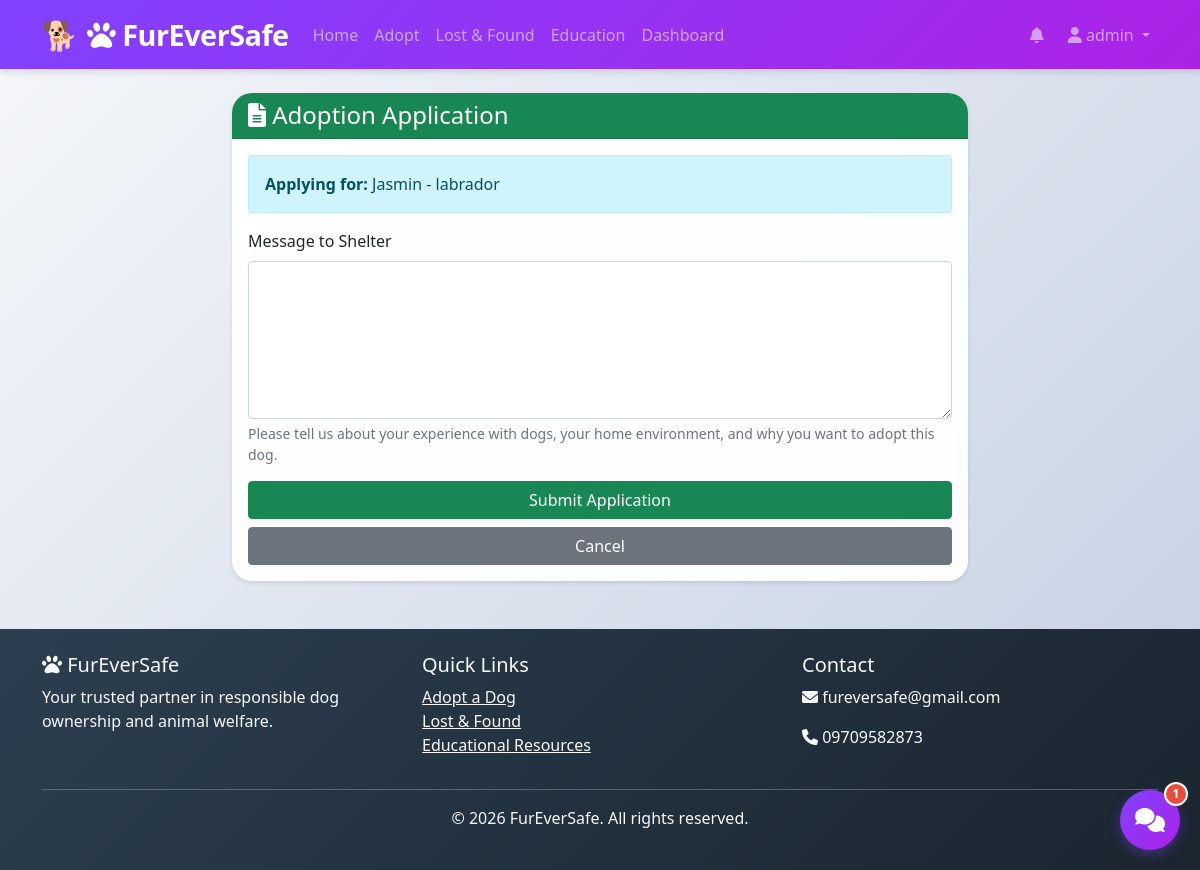
The app's page /adoption/1/apply (signed in) with its own data.
### models.py (models this page shows, shortened)
class User(UserMixin, db.Model):
    id = db.Column(db.Integer, primary_key=True)
    username = db.Column(db.String(80), unique=True, nullable=False)
    email = db.Column(db.String(120), unique=True, nullable=False)
    password_hash = db.Column(db.String(200), nullable=False)
    user_type = db.Column(db.String(50), default='owner')  # owner, shelter, vet
    is_approved = db.Column(db.Boolean, default=False)  # New field for approval
    approved_by = db.Column(db.Integer, db.ForeignKey('user.id'), nullable=True)  # Who approved
    approved_at = db.Column(db.DateTime, nullable=True)
    created_at = db.Column(db.DateTime, default=datetime.utcnow)
    dogs = db.relationship('Dog', backref='owner', lazy=True)
    adoption_applications = db.relationship('AdoptionApplication', backref='applicant', lazy=True)
    lost_found_reports = db.relationship('LostFound', backref='reporter', lazy=True)
    approved_by_user = db.relationship('User', remote_side=[id], backref='approved_users')

class AdoptionListing(db.Model):
    id = db.Column(db.Integer, primary_key=True)
    shelter_id = db.Column(db.Integer, db.ForeignKey('user.id'), nullable=False)
    dog_name = db.Column(db.String(100), nullable=False)
    breed = db.Column(db.String(100))
    age = db.Column(db.Integer)
    gender = db.Column(db.String(20))
    size = db.Column(db.String(50))
    description = db.Column(db.Text)
    photo = db.Column(db.String(200))
    status = db.Column(db.String(50), default='available')  # available, pending, adopted
    created_at = db.Column(db.DateTime, default=datetime.utcnow)
    applications = db.relationship('AdoptionApplication', backref='listing', lazy=True, cascade='all, delete-orphan')

### app.py (the view, shortened to what this page needs)
@app.route('/adoption/<int:listing_id>/apply', methods=['GET', 'POST'])
@login_required
def apply_for_adoption(listing_id):
    listing = AdoptionListing.query.get_or_404(listing_id)
    if listing.status != 'available':
        flash('This dog is no longer available for adoption.', 'warning')
        return redirect(url_for('adoption_listings'))
    existing_application = AdoptionApplication.query.filter_by(
        listing_id=listing_id,
        applicant_id=current_user.id
    ).first()
    if existing_application:
        flash('You have already applied for this dog.', 'info')
        return redirect(url_for('view_adoption_listing', listing_id=listing_id))
    form = AdoptionApplicationForm()
    return render_template('adoption/apply.html', form=form, listing=listing)

### forms.py
class AdoptionApplicationForm(FlaskForm):
    message = TextAreaField('Message to Shelter', validators=[DataRequired()])
    submit = SubmitField('Submit Application')

### app.py (called while the page is built)
@login_manager.user_loader
def load_user(user_id):
    return db.session.get(User, int(user_id))

### templates/adoption/apply.html (shortened to what this page needs)
{% extends "base.html" %}
{% block content %}
<div class="container mt-4">
    <div class="row justify-content-center">
        <div class="col-md-8">
            <div class="card">
                <div class="card-header bg-success text-white">
                    <h4 class="mb-0"><i class="fas fa-file-alt"></i> Adoption Application</h4>
                </div>
                <div class="card-body">
                    <div class="alert alert-info">
                        <strong>Applying for:</strong> {{ listing.dog_name }} - {{ listing.breed }}
                    </div>
                    <form method="POST">
                        <div class="mb-3">
                            {{ form.message.label(class="form-label") }}
                            {{ form.message(class="form-control", rows="6", required=true) }}
                            <div class="form-text">
                                Please tell us about your experience with dogs, your home environment, and why you want to adopt this dog.
                            </div>
                        </div>
                        <div class="d-grid gap-2">
                            <button type="submit" class="btn btn-success">Submit Application</button>
                            <a href="{{ url_for('view_adoption_listing', listing_id=listing.id) }}" class="btn btn-secondary">Cancel</a>
                        </div>
                    </form>
                </div>
            </div>
        </div>
    </div>
</div>
{% endblock %}

### templates/base.html (shortened to what this page needs)
<!DOCTYPE html>
<html lang="en">
<head>
    <link href="https://cdn.jsdelivr.net/npm/bootstrap@5.1.3/dist/css/bootstrap.min.css" rel="stylesheet">
    <link rel="stylesheet" href="https://cdnjs.cloudflare.com/ajax/libs/font-awesome/6.0.0/css/all.min.css">
    <link rel="stylesheet" href="{{ url_for('static', filename='css/style.css') }}">
    <link rel="stylesheet" href="{{ url_for('static', filename='css/chatbot.css') }}">
</head>
<body>
    <nav class="navbar navbar-expand-lg navbar-dark bg-primary">
        <div class="container">
            <a class="navbar-brand" href="{{ url_for('index') }}">
                <i class="fas fa-paw"></i> FurEverSafe
            </a>
            <div class="collapse navbar-collapse" id="navbarNav">
                <ul class="navbar-nav me-auto">
                    <li class="nav-item">
                        <a class="nav-link" href="{{ url_for('index') }}">Home</a>
                    </li>
                    <li class="nav-item">
                        <a class="nav-link" href="{{ url_for('adoption_listings') }}">Adopt</a>
                    </li>
                    <li class="nav-item">
                        <a class="nav-link" href="{{ url_for('lost_found_reports') }}">Lost & Found</a>
                    </li>
                    <li class="nav-item">
                        <a class="nav-link" href="{{ url_for('education_resources') }}">Education</a>
                    </li>
                    {% if current_user.is_authenticated %}
                    <li class="nav-item">
                        <a class="nav-link" href="{{ url_for('dashboard') }}">Dashboard</a>
                    </li>
                    {% endif %}
                </ul>
                <ul class="navbar-nav">
                    {% if current_user.is_authenticated %}
                    <li class="nav-item dropdown me-2">
                        <a class="nav-link position-relative" href="#" role="button" data-bs-toggle="dropdown" id="notificationBell">
                            <i class="fas fa-bell"></i>
                        </a>
                    </li>
                    <li class="nav-item dropdown">
                        <a class="nav-link dropdown-toggle" href="#" id="userDropdown" role="button" data-bs-toggle="dropdown">
                            <i class="fas fa-user"></i> {{ current_user.username }}
                        </a>
                    </li>
                    {% endif %}
                </ul>
            </div>
        </div>
    </nav>
    <main>
        {% block content %}{% endblock %}
    </main>
    <footer class="bg-dark text-light mt-5 py-4">
        <div class="container">
            <div class="row">
                <div class="col-md-4">
                    <h5><i class="fas fa-paw"></i> FurEverSafe</h5>
                    <p>Your trusted partner in responsible dog ownership and animal welfare.</p>
                </div>
                <div class="col-md-4">
                    <h5>Quick Links</h5>
                    <ul class="list-unstyled">
                        <li><a href="{{ url_for('adoption_listings') }}" class="text-light">Adopt a Dog</a></li>
                        <li><a href="{{ url_for('lost_found_reports') }}" class="text-light">Lost & Found</a></li>
                        <li><a href="{{ url_for('education_resources') }}" class="text-light">Educational Resources</a></li>
                    </ul>
                </div>
                <div class="col-md-4">
                    <h5>Contact</h5>
                    <p><i class="fas fa-envelope"></i> fureversafe@gmail.com</p>
                    <p><i class="fas fa-phone"></i> 09709582873</p>
                </div>
            </div>
            <hr>
            <div class="text-center">
                <p>&copy; 2026 FurEverSafe. All rights reserved.</p>
            </div>
        </div>
    </footer>
    {% include 'chatbot_widget.html' %}
</body>
</html>

### static/css/style.css (style rules this page uses)
:root { --primary-color: #8142ff; --primary-dark: #ab22e6; --primary-light: #FFB366; --secondary-color: #4A90E2; --success-color: #2ECC71; --danger-color: #E74C3C; --warning-color: #F39C12; --info-color: #3498DB; --dark-color: #2C3E50; --light-color: #ECF0F1; --gray-color: #95A5A6; --shadow-sm: 0 2px 4px rgba(0,0,0,0.1); --shadow-md: 0 4px 6px rgba(0,0,0,0.1); --shadow-lg: 0 10px 15px rgba(0,0,0,0.1); --shadow-xl: 0 20px 25px -5px rgba(0,0,0,0.1); }
* { margin: 0; padding: 0; box-sizing: border-box; }
body { font-family: 'Poppins', 'Segoe UI', Tahoma, Geneva, Verdana, sans-serif; background: linear-gradient(135deg, #f5f7fa 0%, #c3cfe2 100%); min-height: 100vh; display: flex; flex-direction: column; position: relative; }
.card { background: rgba(255, 255, 255, 0.95); backdrop-filter: blur(10px); border: none; border-radius: 20px; transition: all 0.3s cubic-bezier(0.4, 0, 0.2, 1); box-shadow: var(--shadow-sm); overflow: hidden; position: relative; }
.navbar { background: linear-gradient(135deg, var(--primary-color), var(--primary-dark)) !important; box-shadow: var(--shadow-md); position: relative; z-index: 1000; }
.navbar-brand { font-size: 1.8rem; font-weight: 800; letter-spacing: -0.5px; position: relative; padding-left: 45px; }
.navbar-brand::before { content: '🐕'; position: absolute; left: 0; top: 50%; transform: translateY(-50%); font-size: 1.8rem; }
footer { margin-top: auto; background: linear-gradient(135deg, var(--dark-color), #1a252f); position: relative; overflow: hidden; }
footer::before { content: ''; position: absolute; bottom: 0; left: 0; right: 0; height: 100px; background: url('https://cdn.pixabay.com/photo/2013/07/13/12/07/dog-159379_640.png'); background-repeat: repeat-x; background-size: contain; opacity: 0.05; pointer-events: none; }
html { scroll-behavior: smooth; }

### records on screen
User: username "admin"
AdoptionListing: dog_name "Jasmin", breed "labrador"
